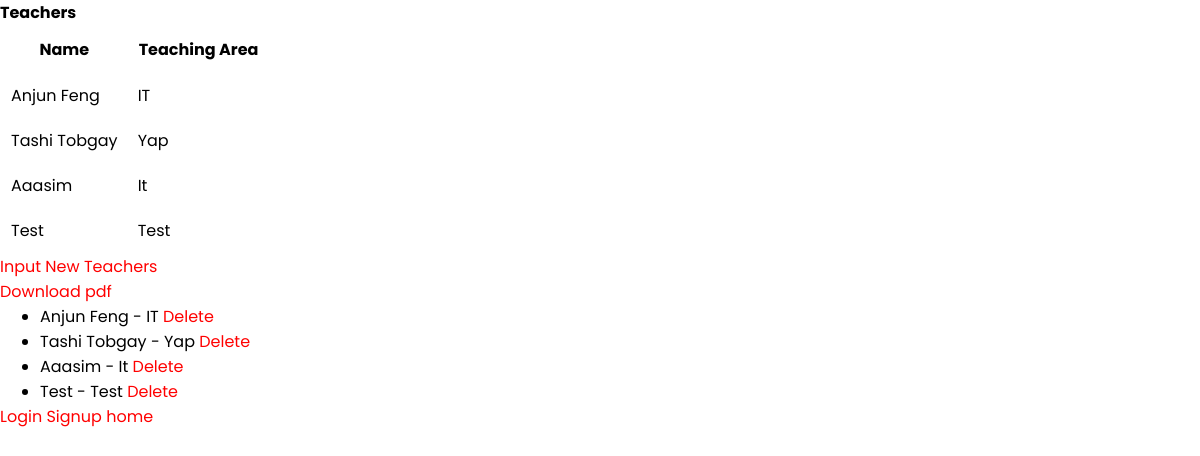
The page /test/ on the database as committed earlier.
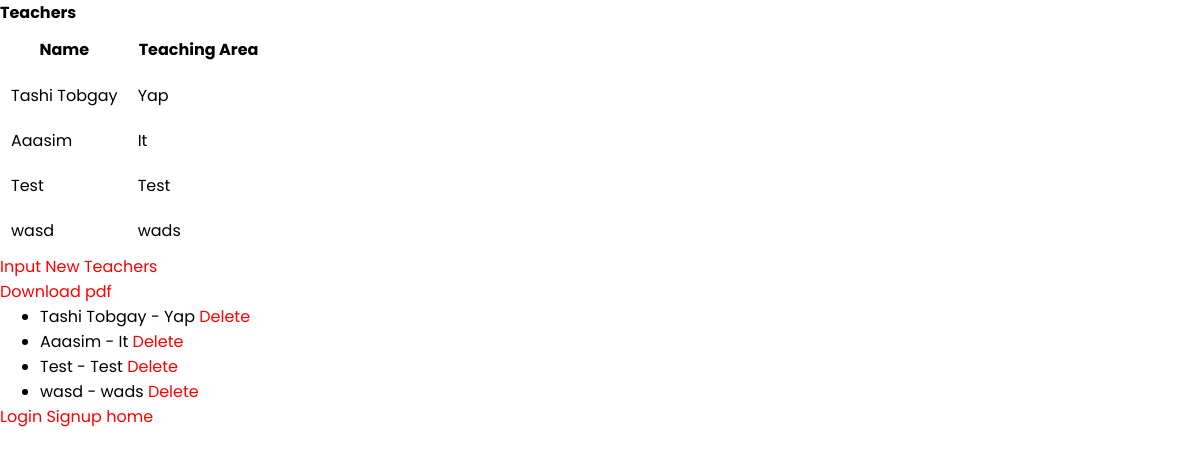
The same page on the database as committed later.
### MyApp1/models.py (models this page shows)
class teacher(models.Model):
    Name = models.CharField(max_length=25)
    Area = models.CharField(max_length=30)

### MyApp1/views.py (the view)
# urls.py: path('test/', MyApp1.views.index, name='test'),
def index(request):
    teach = teacher.objects.all()
    return render(request,"MyApp1/index.html",{'content':teach})

### MyApp1/templates/MyApp1/index.html (shortened to what this page needs)
<html>
<head>
    {% load static %}
    <link href="{% static 'Style.css' %}" rel="stylesheet" />
</head>
<body>
    <strong>Teachers</strong>
    {% if content %}
    <table>
        <tr>
            <th>Name</th>
            <th>Teaching Area</th>
        </tr>
        {% for teach in content %}
        <tr>
            <td>{{teach.Name}}</td>
            <td>{{teach.Area}}</td>
        </tr>
        {% endfor %}
    </table>
    {% else %}
    <strong>No data!!</strong>
    {% endif %}
    <p><a href="{% url 'input' %}">Input New Teachers</a></p>
    <p><a href="{% url 'report' %}">Download pdf</a></p>
    <ul>
        {% for t in content %}
        <li>
            {{ t.Name }} - {{ t.Area }}
            <a href="{% url 'delete_teacher' t.id %}">
                Delete
            </a>
        </li>
        {% endfor %}
    </ul>
    {% if user.is_authenticated %}
    <p>Welcome {{user.username}}</p>
    <form method="post" action="{% url 'logout' %}">
        {% csrf_token %}
        <button type="submit">Log out</button>
    </form>
    {% else %}
    <a href="{% url 'login' %}">Login</a>
    <a href="{% url 'signup' %}">Signup</a>
    {% endif %}
    <a href="{% url 'home' %}">home</a>
</body>
</html>

### MyApp1/Static/Style.css (style rules this page uses)
* { font-family: "Poppins", sans-serif; margin: 0; }
a { text-decoration: none; transition: 0.5s; color: red; }
th { padding: 10px; }
td { padding: 9px; }

Rows that differ between the two databases and show on the page:
removed teacher: Name "Anjun Feng", Area "IT"
added teacher: Name "wasd", Area "wads"
